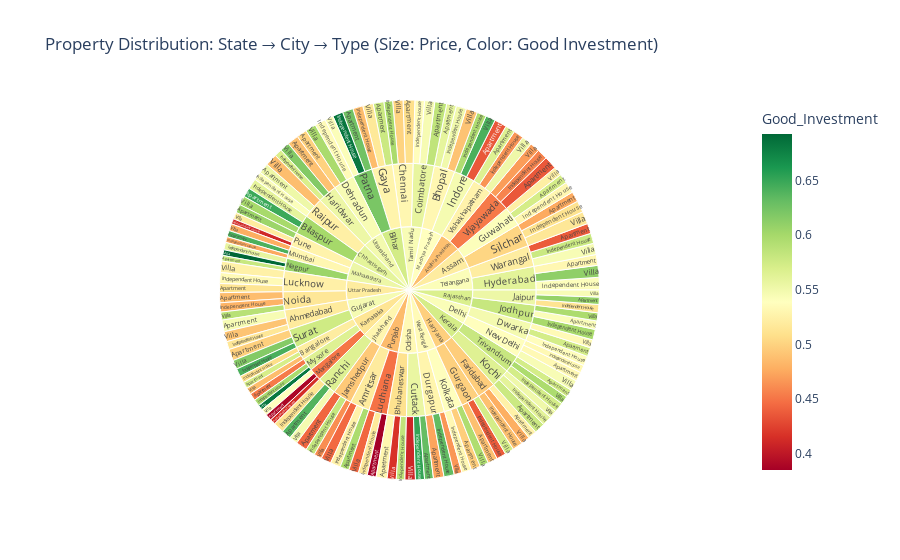

Notebook source saved alongside this figure:
### Code cell
# 2. Sunburst Chart: State -> City -> Property Type
# Sample data for better visualization
df_sample = df.sample(n=min(10000, len(df)), random_state=42)

fig = px.sunburst(df_sample, path=['State', 'City', 'Property_Type'], 
                  values='Price_in_Lakhs',
                  color='Good_Investment',
                  color_continuous_scale='RdYlGn',
                  title='Property Distribution: State → City → Type (Size: Price, Color: Good Investment)')
fig.show()

### Figure 1 — Plotly figure (JSON) as saved in the notebook; plotly's stock layout.template omitted (floating-point values rounded to 4 significant figures; data arrays with more than 128 entries replaced by an {"elided": "..."} marker saying what was removed)
{"data": [{"branchvalues": "total", "customdata": {"elided": "188x1 float values"}, "domain": {"x": [0, 1], "y": [0, 1]}, "hovertemplate": "labels=%{label}<br>Price_in_Lakhs=%{value}<br>parent=%{parent}<br>id=%{id}<br>Good_Investment=%{color}<extra></extra>", "ids": {"elided": "188 str values"}, "labels": {"elided": "188 str values"}, "marker": {"coloraxis": "coloraxis", "colors": {"elided": "188 float values"}}, "name": "", "parents": {"elided": "188 str values"}, "type": "sunburst", "values": {"elided": "188 float values"}}], "layout": {"coloraxis": {"colorbar": {"title": {"text": "Good_Investment"}}, "colorscale": [[0, "rgb(165,0,38)"], [0.1, "rgb(215,48,39)"], [0.2, "rgb(244,109,67)"], [0.3, "rgb(253,174,97)"], [0.4, "rgb(254,224,139)"], [0.5, "rgb(255,255,191)"], [0.6, "rgb(217,239,139)"], [0.7, "rgb(166,217,106)"], [0.8, "rgb(102,189,99)"], [0.9, "rgb(26,152,80)"], [1, "rgb(0,104,55)"]]}, "legend": {"tracegroupgap": 0}, "title": {"text": "Property Distribution: State → City → Type (Size: Price, Color: Good Investment)"}}}
